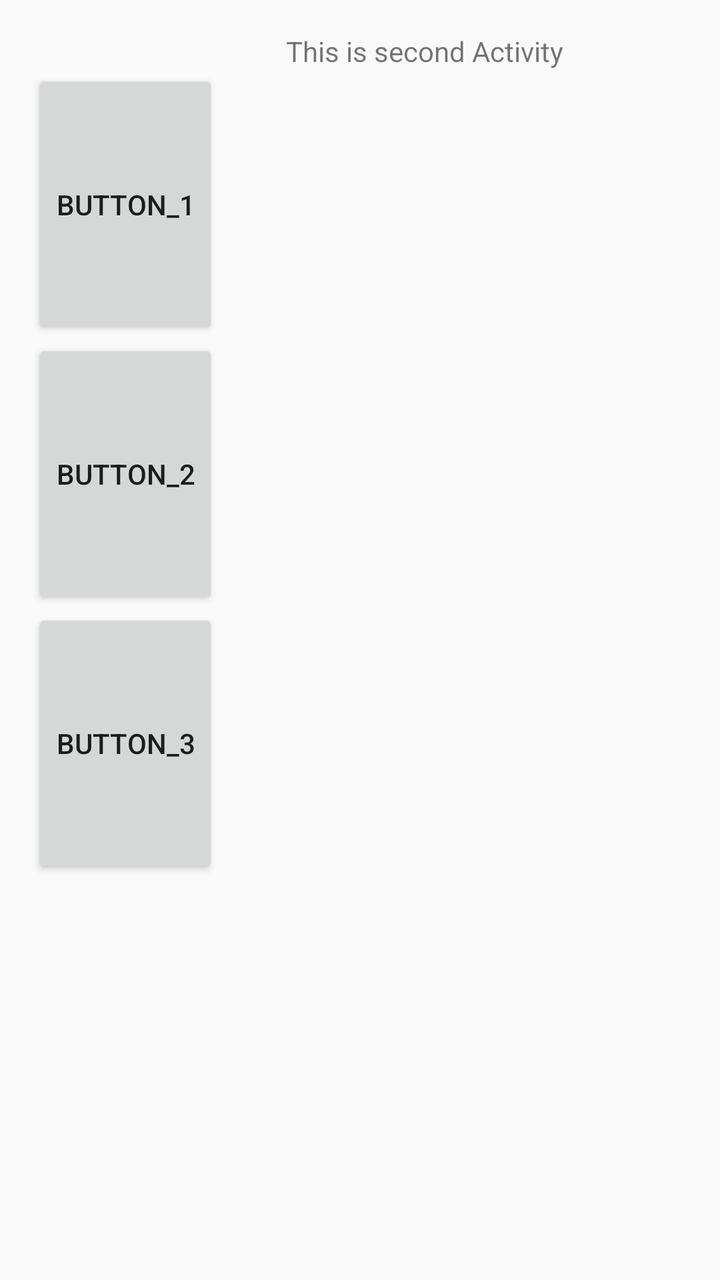
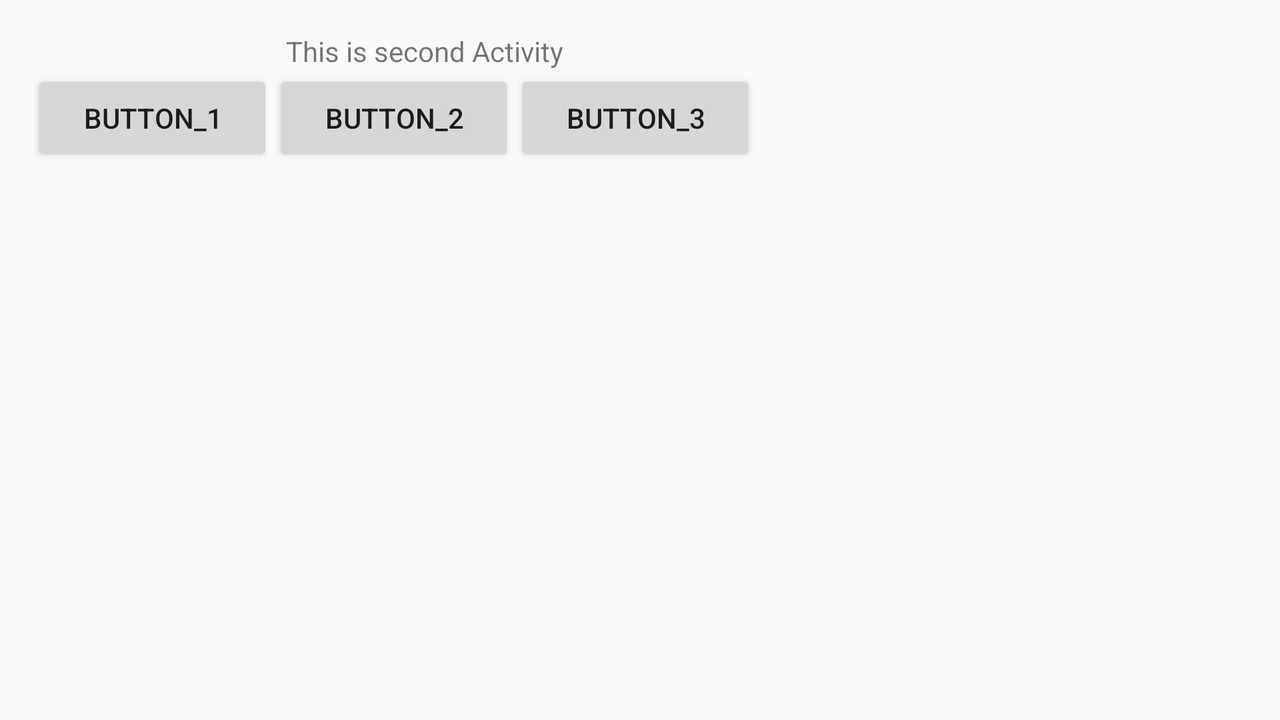

First picture: res/layout/ on a phone held upright. Second picture: the repository's own variant of that layout, on a device whose configuration matches the variant's folder. Source for both follows.
<!-- AndroidManifest.xml: application theme AppTheme -->
<!-- res/layout/second.xml -->
<?xml version="1.0" encoding="utf-8"?>
<android.support.constraint.ConstraintLayout xmlns:android="http://schemas.android.com/apk/res/android"
    xmlns:app="http://schemas.android.com/apk/res-auto"
    xmlns:tools="http://schemas.android.com/tools"
    android:layout_width="match_parent"
    android:layout_height="match_parent">

    <TextView
        android:id="@+id/text_veiw"
        android:layout_width="wrap_content"
        android:layout_height="wrap_content"
        android:layout_marginLeft="143dp"
        android:layout_marginStart="143dp"
        android:layout_marginTop="16dp"
        android:text="@string/second"
        app:layout_constraintStart_toStartOf="parent"
        app:layout_constraintTop_toTopOf="parent" />

    <LinearLayout
        android:id="@+id/linearLayout"
        android:layout_width="362dp"
        android:layout_height="0dp"
        android:layout_marginBottom="201dp"
        android:layout_marginLeft="16dp"
        android:layout_marginStart="16dp"
        android:orientation="vertical"
        app:layout_constraintBottom_toBottomOf="parent"
        app:layout_constraintStart_toStartOf="parent"
        app:layout_constraintTop_toBottomOf="@+id/text_veiw">


        <Button
            android:id="@+id/button2"
            android:layout_width="wrap_content"
            android:layout_height="wrap_content"
            android:layout_weight="1"
            android:text="Button_1" />

        <Button
            android:id="@+id/button4"
            android:layout_width="wrap_content"
            android:layout_height="wrap_content"
            android:layout_weight="1"
            android:text="Button_2" />

        <Button
            android:id="@+id/button3"
            android:layout_width="wrap_content"
            android:layout_height="wrap_content"
            android:layout_weight="1"
            android:text="Button_3" />

    </LinearLayout>

</android.support.constraint.ConstraintLayout>
<!-- resources referenced by this layout -->
<resources>
  <string name="second">This is second Activity</string>
  <style name="AppTheme" parent="Theme.AppCompat.Light.NoActionBar">
          
          <item name="colorPrimary">@color/colorPrimary</item>
          <item name="colorPrimaryDark">@color/colorPrimaryDark</item>
          <item name="colorAccent">@color/colorAccent</item>
      </style>
  <color name="colorPrimary">#3F51B5</color>
  <color name="colorPrimaryDark">#303F9F</color>
  <color name="colorAccent">#FF4081</color>
</resources>
<!-- res/layout-land/second.xml (the author's variant of the layout above) -->
<!-- drawn on the phone turned sideways -->
<?xml version="1.0" encoding="utf-8"?>
<android.support.constraint.ConstraintLayout xmlns:android="http://schemas.android.com/apk/res/android"
    xmlns:app="http://schemas.android.com/apk/res-auto"
    xmlns:tools="http://schemas.android.com/tools"
    android:layout_width="match_parent"
    android:layout_height="match_parent">

    <TextView
        android:id="@+id/text_veiw"
        android:layout_width="wrap_content"
        android:layout_height="wrap_content"
        android:layout_marginLeft="143dp"
        android:layout_marginStart="143dp"
        android:layout_marginTop="16dp"
        android:text="@string/second"
        app:layout_constraintBottom_toTopOf="@+id/linearLayout"
        app:layout_constraintStart_toStartOf="parent"
        app:layout_constraintTop_toTopOf="parent" />

    <LinearLayout
        android:id="@+id/linearLayout"
        android:layout_width="362dp"
        android:layout_height="0dp"
        android:layout_marginBottom="201dp"
        android:layout_marginLeft="16dp"
        android:layout_marginStart="16dp"
        android:orientation="horizontal"
        app:layout_constraintBottom_toBottomOf="parent"
        app:layout_constraintStart_toStartOf="parent"
        app:layout_constraintTop_toBottomOf="@+id/text_veiw">


        <Button
            android:id="@+id/button2"
            android:layout_width="wrap_content"
            android:layout_height="wrap_content"
            android:layout_weight="1"
            android:text="Button_1" />

        <Button
            android:id="@+id/button4"
            android:layout_width="wrap_content"
            android:layout_height="wrap_content"
            android:layout_weight="1"
            android:text="Button_2" />

        <Button
            android:id="@+id/button3"
            android:layout_width="wrap_content"
            android:layout_height="wrap_content"
            android:layout_weight="1"
            android:text="Button_3" />

    </LinearLayout>


</android.support.constraint.ConstraintLayout>
